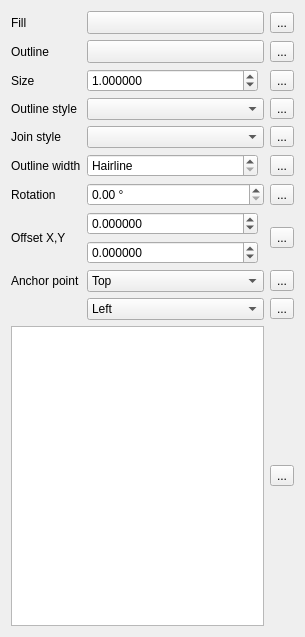
<?xml version="1.0" encoding="UTF-8"?>
<ui version="4.0">
 <class>WidgetSimpleMarker</class>
 <widget class="QWidget" name="WidgetSimpleMarker">
  <property name="geometry">
   <rect>
    <x>0</x>
    <y>0</y>
    <width>305</width>
    <height>637</height>
   </rect>
  </property>
  <property name="windowTitle">
   <string>Form</string>
  </property>
  <layout class="QGridLayout" name="gridLayout_2">
   <item row="1" column="0">
    <widget class="QLabel" name="label">
     <property name="sizePolicy">
      <sizepolicy hsizetype="Minimum" vsizetype="Preferred">
       <horstretch>0</horstretch>
       <verstretch>0</verstretch>
      </sizepolicy>
     </property>
     <property name="text">
      <string>Outline</string>
     </property>
    </widget>
   </item>
   <item row="8" column="0">
    <widget class="QLabel" name="mAnchorPointLabel">
     <property name="text">
      <string>Anchor point</string>
     </property>
    </widget>
   </item>
   <item row="3" column="0">
    <widget class="QLabel" name="mOutlineStyleLabel">
     <property name="text">
      <string>Outline style</string>
     </property>
    </widget>
   </item>
   <item row="0" column="1">
    <layout class="QHBoxLayout" name="horizontalLayout_2">
     <property name="topMargin">
      <number>0</number>
     </property>
     <item>
      <widget class="QgsColorButton" name="btnChangeColorFill">
       <property name="sizePolicy">
        <sizepolicy hsizetype="Expanding" vsizetype="Fixed">
         <horstretch>0</horstretch>
         <verstretch>0</verstretch>
        </sizepolicy>
       </property>
       <property name="minimumSize">
        <size>
         <width>120</width>
         <height>0</height>
        </size>
       </property>
       <property name="maximumSize">
        <size>
         <width>16777215</width>
         <height>16777215</height>
        </size>
       </property>
       <property name="text">
        <string/>
       </property>
      </widget>
     </item>
    </layout>
   </item>
   <item row="2" column="0">
    <widget class="QLabel" name="label_3">
     <property name="text">
      <string>Size</string>
     </property>
    </widget>
   </item>
   <item row="4" column="1">
    <layout class="QHBoxLayout" name="horizontalLayout_7">
     <item>
      <widget class="QgsPenJoinStyleComboBox" name="cboJoinStyle"/>
     </item>
    </layout>
   </item>
   <item row="6" column="0">
    <widget class="QLabel" name="label_4">
     <property name="text">
      <string>Rotation</string>
     </property>
    </widget>
   </item>
   <item row="9" column="1">
    <layout class="QHBoxLayout" name="horizontalLayout_9">
     <item>
      <widget class="QComboBox" name="mHorizontalAnchorComboBox">
       <item>
        <property name="text">
         <string>Left</string>
        </property>
       </item>
       <item>
        <property name="text">
         <string>HCenter</string>
        </property>
       </item>
       <item>
        <property name="text">
         <string>Right</string>
        </property>
       </item>
      </widget>
     </item>
    </layout>
   </item>
   <item row="6" column="1">
    <layout class="QHBoxLayout" name="horizontalLayout_6">
     <item>
      <widget class="QgsDoubleSpinBox" name="spinAngle">
       <property name="suffix">
        <string> °</string>
       </property>
       <property name="decimals">
        <number>2</number>
       </property>
       <property name="maximum">
        <double>360.000000000000000</double>
       </property>
       <property name="singleStep">
        <double>0.500000000000000</double>
       </property>
      </widget>
     </item>
    </layout>
   </item>
   <item row="4" column="0">
    <widget class="QLabel" name="label_8">
     <property name="text">
      <string>Join style</string>
     </property>
     <property name="alignment">
      <set>Qt::AlignLeading|Qt::AlignLeft|Qt::AlignVCenter</set>
     </property>
    </widget>
   </item>
   <item row="0" column="0">
    <widget class="QLabel" name="label_2">
     <property name="sizePolicy">
      <sizepolicy hsizetype="Minimum" vsizetype="Preferred">
       <horstretch>0</horstretch>
       <verstretch>0</verstretch>
      </sizepolicy>
     </property>
     <property name="text">
      <string>Fill</string>
     </property>
    </widget>
   </item>
   <item row="5" column="0">
    <widget class="QLabel" name="mOutlineWidthLabel">
     <property name="text">
      <string>Outline width</string>
     </property>
    </widget>
   </item>
   <item row="6" column="2">
    <widget class="QgsDataDefinedButtonV2" name="mAngleDDBtn">
     <property name="text">
      <string>...</string>
     </property>
    </widget>
   </item>
   <item row="2" column="2">
    <widget class="QgsDataDefinedButtonV2" name="mSizeDDBtn">
     <property name="text">
      <string>...</string>
     </property>
    </widget>
   </item>
   <item row="7" column="1">
    <layout class="QHBoxLayout" name="horizontalLayout_11">
     <item>
      <layout class="QVBoxLayout" name="verticalLayout_2">
       <property name="topMargin">
        <number>0</number>
       </property>
       <item>
        <widget class="QgsDoubleSpinBox" name="spinOffsetX">
         <property name="sizePolicy">
          <sizepolicy hsizetype="Expanding" vsizetype="Fixed">
           <horstretch>1</horstretch>
           <verstretch>0</verstretch>
          </sizepolicy>
         </property>
         <property name="decimals">
          <number>6</number>
         </property>
         <property name="minimum">
          <double>-99999999.989999994635582</double>
         </property>
         <property name="maximum">
          <double>99999999.989999994635582</double>
         </property>
         <property name="singleStep">
          <double>0.200000000000000</double>
         </property>
        </widget>
       </item>
       <item>
        <widget class="QgsDoubleSpinBox" name="spinOffsetY">
         <property name="sizePolicy">
          <sizepolicy hsizetype="Minimum" vsizetype="Fixed">
           <horstretch>1</horstretch>
           <verstretch>0</verstretch>
          </sizepolicy>
         </property>
         <property name="decimals">
          <number>6</number>
         </property>
         <property name="minimum">
          <double>-99999999.989999994635582</double>
         </property>
         <property name="maximum">
          <double>99999999.989999994635582</double>
         </property>
         <property name="singleStep">
          <double>0.200000000000000</double>
         </property>
        </widget>
       </item>
      </layout>
     </item>
     <item>
      <widget class="QgsUnitSelectionWidget" name="mOffsetUnitWidget" native="true">
       <property name="minimumSize">
        <size>
         <width>0</width>
         <height>0</height>
        </size>
       </property>
       <property name="focusPolicy">
        <enum>Qt::StrongFocus</enum>
       </property>
      </widget>
     </item>
    </layout>
   </item>
   <item row="2" column="1">
    <layout class="QHBoxLayout" name="horizontalLayout_3">
     <item>
      <widget class="QgsDoubleSpinBox" name="spinSize">
       <property name="sizePolicy">
        <sizepolicy hsizetype="Expanding" vsizetype="Fixed">
         <horstretch>1</horstretch>
         <verstretch>0</verstretch>
        </sizepolicy>
       </property>
       <property name="decimals">
        <number>6</number>
       </property>
       <property name="maximum">
        <double>100000.000000000000000</double>
       </property>
       <property name="singleStep">
        <double>0.200000000000000</double>
       </property>
       <property name="value">
        <double>1.000000000000000</double>
       </property>
       <property name="showClearButton" stdset="0">
        <bool>false</bool>
       </property>
      </widget>
     </item>
     <item>
      <widget class="QgsUnitSelectionWidget" name="mSizeUnitWidget" native="true">
       <property name="minimumSize">
        <size>
         <width>0</width>
         <height>0</height>
        </size>
       </property>
       <property name="focusPolicy">
        <enum>Qt::StrongFocus</enum>
       </property>
      </widget>
     </item>
    </layout>
   </item>
   <item row="8" column="1">
    <layout class="QHBoxLayout" name="horizontalLayout_5">
     <item>
      <widget class="QComboBox" name="mVerticalAnchorComboBox">
       <item>
        <property name="text">
         <string>Top</string>
        </property>
       </item>
       <item>
        <property name="text">
         <string>VCenter</string>
        </property>
       </item>
       <item>
        <property name="text">
         <string>Bottom</string>
        </property>
       </item>
      </widget>
     </item>
    </layout>
   </item>
   <item row="10" column="0" colspan="2">
    <layout class="QHBoxLayout" name="horizontalLayout_8">
     <item>
      <widget class="QListWidget" name="lstNames">
       <property name="sizePolicy">
        <sizepolicy hsizetype="Preferred" vsizetype="Expanding">
         <horstretch>0</horstretch>
         <verstretch>0</verstretch>
        </sizepolicy>
       </property>
       <property name="editTriggers">
        <set>QAbstractItemView::NoEditTriggers</set>
       </property>
       <property name="iconSize">
        <size>
         <width>20</width>
         <height>20</height>
        </size>
       </property>
       <property name="movement">
        <enum>QListView::Static</enum>
       </property>
       <property name="flow">
        <enum>QListView::LeftToRight</enum>
       </property>
       <property name="resizeMode">
        <enum>QListView::Adjust</enum>
       </property>
       <property name="spacing">
        <number>4</number>
       </property>
       <property name="gridSize">
        <size>
         <width>30</width>
         <height>25</height>
        </size>
       </property>
       <property name="viewMode">
        <enum>QListView::IconMode</enum>
       </property>
       <property name="wordWrap">
        <bool>true</bool>
       </property>
      </widget>
     </item>
    </layout>
   </item>
   <item row="3" column="1">
    <layout class="QHBoxLayout" name="horizontalLayout_10">
     <item>
      <widget class="QgsPenStyleComboBox" name="mOutlineStyleComboBox"/>
     </item>
    </layout>
   </item>
   <item row="4" column="2">
    <widget class="QgsDataDefinedButtonV2" name="mJoinStyleDDBtn">
     <property name="text">
      <string>...</string>
     </property>
    </widget>
   </item>
   <item row="3" column="2">
    <widget class="QgsDataDefinedButtonV2" name="mOutlineStyleDDBtn">
     <property name="text">
      <string>...</string>
     </property>
    </widget>
   </item>
   <item row="5" column="1">
    <layout class="QGridLayout" name="gridLayout">
     <item row="0" column="0" rowspan="2" colspan="2">
      <layout class="QHBoxLayout" name="horizontalLayout_4">
       <item>
        <widget class="QgsDoubleSpinBox" name="mOutlineWidthSpinBox">
         <property name="sizePolicy">
          <sizepolicy hsizetype="Minimum" vsizetype="Fixed">
           <horstretch>1</horstretch>
           <verstretch>0</verstretch>
          </sizepolicy>
         </property>
         <property name="specialValueText">
          <string>Hairline</string>
         </property>
         <property name="decimals">
          <number>6</number>
         </property>
         <property name="maximum">
          <double>999999999.999999046325684</double>
         </property>
         <property name="singleStep">
          <double>0.200000000000000</double>
         </property>
         <property name="showClearButton" stdset="0">
          <bool>true</bool>
         </property>
        </widget>
       </item>
       <item>
        <widget class="QgsUnitSelectionWidget" name="mOutlineWidthUnitWidget" native="true">
         <property name="minimumSize">
          <size>
           <width>0</width>
           <height>0</height>
          </size>
         </property>
         <property name="focusPolicy">
          <enum>Qt::StrongFocus</enum>
         </property>
        </widget>
       </item>
      </layout>
     </item>
    </layout>
   </item>
   <item row="7" column="0">
    <widget class="QLabel" name="label_5">
     <property name="text">
      <string>Offset X,Y</string>
     </property>
    </widget>
   </item>
   <item row="5" column="2">
    <widget class="QgsDataDefinedButtonV2" name="mOutlineWidthDDBtn">
     <property name="text">
      <string>...</string>
     </property>
    </widget>
   </item>
   <item row="8" column="2">
    <widget class="QgsDataDefinedButtonV2" name="mVerticalAnchorDDBtn">
     <property name="text">
      <string>...</string>
     </property>
    </widget>
   </item>
   <item row="9" column="2">
    <widget class="QgsDataDefinedButtonV2" name="mHorizontalAnchorDDBtn">
     <property name="text">
      <string>...</string>
     </property>
    </widget>
   </item>
   <item row="10" column="2">
    <widget class="QgsDataDefinedButtonV2" name="mNameDDBtn">
     <property name="text">
      <string>...</string>
     </property>
    </widget>
   </item>
   <item row="7" column="2">
    <widget class="QgsDataDefinedButtonV2" name="mOffsetDDBtn">
     <property name="text">
      <string>...</string>
     </property>
    </widget>
   </item>
   <item row="1" column="1">
    <layout class="QHBoxLayout" name="horizontalLayout">
     <property name="topMargin">
      <number>0</number>
     </property>
     <item>
      <widget class="QgsColorButton" name="btnChangeColorBorder">
       <property name="sizePolicy">
        <sizepolicy hsizetype="Expanding" vsizetype="Fixed">
         <horstretch>0</horstretch>
         <verstretch>0</verstretch>
        </sizepolicy>
       </property>
       <property name="minimumSize">
        <size>
         <width>120</width>
         <height>0</height>
        </size>
       </property>
       <property name="maximumSize">
        <size>
         <width>16777215</width>
         <height>16777215</height>
        </size>
       </property>
       <property name="text">
        <string/>
       </property>
      </widget>
     </item>
    </layout>
   </item>
   <item row="1" column="2">
    <widget class="QgsDataDefinedButtonV2" name="mBorderColorDDBtn">
     <property name="text">
      <string>...</string>
     </property>
    </widget>
   </item>
   <item row="0" column="2">
    <widget class="QgsDataDefinedButtonV2" name="mFillColorDDBtn">
     <property name="text">
      <string>...</string>
     </property>
    </widget>
   </item>
  </layout>
 </widget>
 <customwidgets>
  <customwidget>
   <class>QgsColorButton</class>
   <extends>QToolButton</extends>
   <header>qgscolorbutton.h</header>
   <container>1</container>
  </customwidget>
  <customwidget>
   <class>QgsDataDefinedButtonV2</class>
   <extends>QToolButton</extends>
   <header>qgsdatadefinedbuttonv2.h</header>
  </customwidget>
  <customwidget>
   <class>QgsDoubleSpinBox</class>
   <extends>QDoubleSpinBox</extends>
   <header>qgsdoublespinbox.h</header>
  </customwidget>
  <customwidget>
   <class>QgsUnitSelectionWidget</class>
   <extends>QWidget</extends>
   <header>qgsunitselectionwidget.h</header>
   <container>1</container>
  </customwidget>
  <customwidget>
   <class>QgsPenJoinStyleComboBox</class>
   <extends>QComboBox</extends>
   <header>qgspenstylecombobox.h</header>
  </customwidget>
  <customwidget>
   <class>QgsPenStyleComboBox</class>
   <extends>QComboBox</extends>
   <header>qgspenstylecombobox.h</header>
  </customwidget>
 </customwidgets>
 <tabstops>
  <tabstop>spinSize</tabstop>
  <tabstop>mOutlineStyleComboBox</tabstop>
  <tabstop>cboJoinStyle</tabstop>
  <tabstop>mOutlineWidthSpinBox</tabstop>
  <tabstop>spinAngle</tabstop>
  <tabstop>mOffsetUnitWidget</tabstop>
  <tabstop>lstNames</tabstop>
 </tabstops>
 <resources/>
 <connections/>
</ui>
